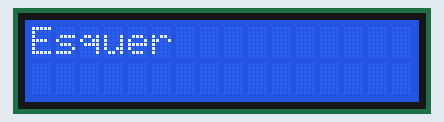
Simulated run of this sketch. Board: Arduino Uno, built with avr-gcc and run on an emulated ATmega328P. Shown: 16×2 character LCD.

Above: at 0.1 s.
At 1.1 s:
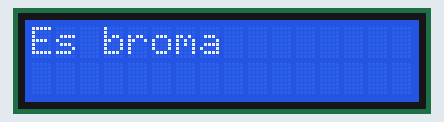
At 2.1 s:
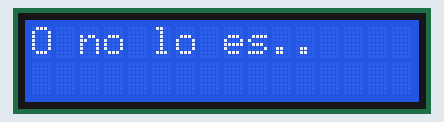

Measured:
- by itself, everything shown: repeats every 3.0 s, in 4 steps
- what the display in image 1 shows lasts 1.0 s, from 1.1 s to 2.1 s

The sketch:

LCD_I2C.ino
```cpp
//  LCD Screen
#include <Wire.h>
#include <LCD.h>
#include <LiquidCrystal_I2C.h>
#define I2C_ADDR    0x3F
#define BACKLIGHT_PIN     3
#define En_pin  2
#define Rw_pin  1
#define Rs_pin  0
#define D4_pin  4
#define D5_pin  5
#define D6_pin  6
#define D7_pin  7
LiquidCrystal_I2C lcd(I2C_ADDR,En_pin,Rw_pin,Rs_pin,D4_pin,D5_pin,D6_pin,D7_pin);

void setup()
{
	lcd.begin(16,2);// Indicamos medidas de LCD
	lcd.setBacklightPin(BACKLIGHT_PIN,POSITIVE);
	lcd.setBacklight(HIGH);
}

void loop() {
	// put your main code here, to run repeatedly:
	lcd.print("Esquer");
	delay(1000);
	lcd.clear();
	lcd.print("Es broma");
	delay(1000);
	lcd.clear();
	lcd.print("O no lo es..");
	delay(1000);
	lcd.clear();
}
```
